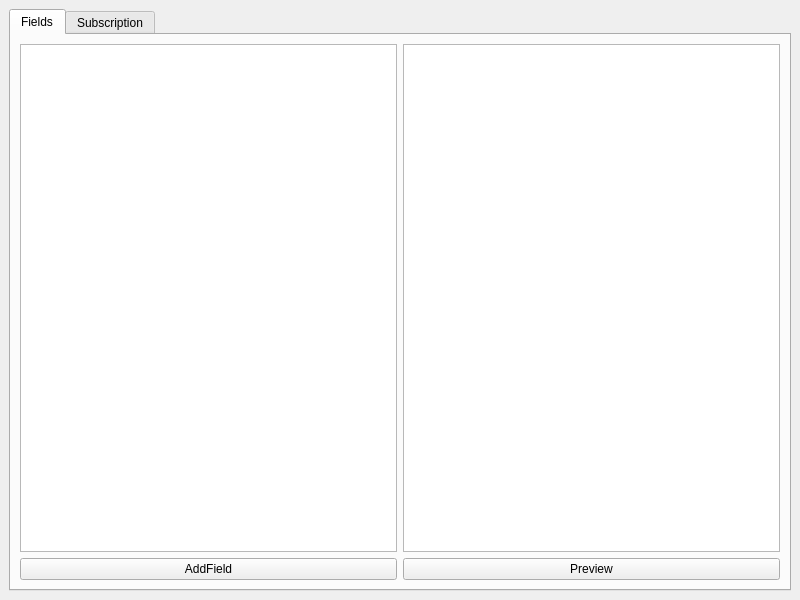
<?xml version="1.0" encoding="UTF-8"?>
<ui version="4.0">
 <class>CreateRecording</class>
 <widget class="QMainWindow" name="CreateRecording">
  <property name="geometry">
   <rect>
    <x>0</x>
    <y>0</y>
    <width>800</width>
    <height>600</height>
   </rect>
  </property>
  <property name="windowTitle">
   <string>MainWindow</string>
  </property>
  <widget class="QWidget" name="centralwidget">
   <layout class="QHBoxLayout" name="horizontalLayout_2">
    <item>
     <widget class="QTabWidget" name="tabWidget">
      <property name="currentIndex">
       <number>0</number>
      </property>
      <widget class="QWidget" name="Fields">
       <attribute name="title">
        <string>Fields</string>
       </attribute>
       <layout class="QHBoxLayout" name="horizontalLayout">
        <item>
         <layout class="QVBoxLayout" name="verticalLayout">
          <item>
           <widget class="QTableView" name="customFieldTable"/>
          </item>
          <item>
           <widget class="QPushButton" name="addFieldButton">
            <property name="text">
             <string>AddField</string>
            </property>
           </widget>
          </item>
         </layout>
        </item>
        <item>
         <layout class="QVBoxLayout" name="verticalLayout_2">
          <item>
           <widget class="QTreeView" name="structureView"/>
          </item>
          <item>
           <widget class="QPushButton" name="previewButton">
            <property name="text">
             <string>Preview</string>
            </property>
           </widget>
          </item>
         </layout>
        </item>
       </layout>
      </widget>
      <widget class="QWidget" name="Subscription">
       <attribute name="title">
        <string>Subscription</string>
       </attribute>
       <layout class="QHBoxLayout" name="horizontalLayout_3">
        <item>
         <layout class="QVBoxLayout" name="verticalLayout_3">
          <item>
           <widget class="QTreeView" name="structureView_sub"/>
          </item>
          <item>
           <widget class="QPushButton" name="previewButton_sub">
            <property name="text">
             <string>PreviewButton</string>
            </property>
           </widget>
          </item>
         </layout>
        </item>
        <item>
         <layout class="QVBoxLayout" name="verticalLayout_4">
          <item>
           <layout class="QGridLayout" name="selectionGrid"/>
          </item>
          <item>
           <widget class="QPushButton" name="sendConfigButton">
            <property name="text">
             <string>SendConfig</string>
            </property>
           </widget>
          </item>
         </layout>
        </item>
       </layout>
      </widget>
     </widget>
    </item>
   </layout>
  </widget>
 </widget>
 <resources/>
 <connections/>
</ui>
